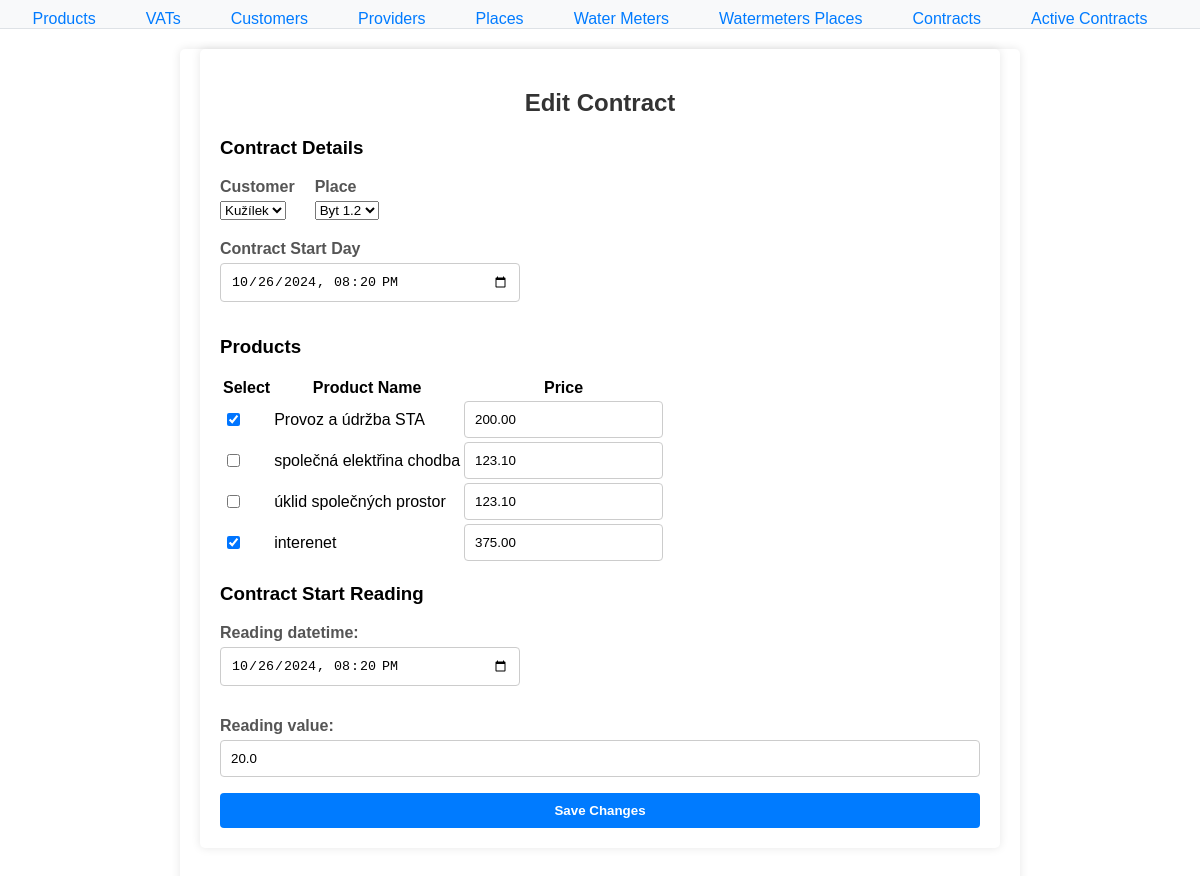
Screenshot of /water/contracts/edit/10/ with the database file from the repository.
### water/models.py (models this page shows, shortened)
class Customer(models.Model):
    customer_id = models.AutoField(primary_key=True)
    first_name = models.CharField(max_length=100)
    family_name = models.CharField(max_length=100)
    street = models.CharField(max_length=100)
    street_no = models.CharField(max_length=10)
    city = models.CharField(max_length=100)
    zip = models.CharField(max_length=20)
    email = models.EmailField(unique=True)  # Ensure email is unique
    phone = models.CharField(max_length=20)
    class Meta:
        db_table = 'Customers'  # Specify the existing table name
    def __str__(self):
        return self.family_name  # Display family name in dropdown

class WatermetersPlaces(models.Model):
    watermeters_places_id = models.AutoField(primary_key=True)
    watermeter = models.OneToOneField(Watermeter, on_delete=models.CASCADE)  # One-to-One relationship
    place = models.OneToOneField(Place, on_delete=models.CASCADE)
    class Meta:
        db_table = 'Watermeters_Places'  # Specify the existing table name
        unique_together = (('watermeter', 'place'),)  # Ensure the Watermeter-Place combination is unique
    def __str__(self):
        return str(self.place)  # Display place name in dropdown

class Contract(models.Model):
    contract_id = models.AutoField(primary_key=True)
    customer = models.ForeignKey(Customer, on_delete=PROTECT)  # Prevent deletion of a customer if it's connected to a contract
    watermeters_places = models.ForeignKey(WatermetersPlaces, on_delete=PROTECT)  # Prevent deletion of a watermeter if it's connected to a contract
    provider = models.ForeignKey('Provider', on_delete=PROTECT, null=True, blank=True) # Add ForeignKey to Provider
    contract_start_day = models.DateTimeField()
    contract_end_day = models.DateTimeField(blank=True, null=True)
    class Meta:
        db_table = 'Contracts'  # Specify the existing table name

class Product(models.Model):
    product_id = models.AutoField(primary_key=True)
    description = models.CharField(max_length=255)
    price = models.DecimalField(max_digits=10, decimal_places=2)  # Add the price field
    vat = models.ForeignKey('VAT', on_delete=PROTECT)  # ForeignKey to VAT
    contracts = models.ManyToManyField('Contract', through='ProductContract')
    class Meta:
        db_table = 'Products'

class WaterConsumption(models.Model):
    water_consumption_id = models.AutoField(primary_key=True)
    contract = models.ForeignKey(Contract, on_delete=models.CASCADE)  # ForeignKey to Contract
    reading_datetime = models.DateTimeField()
    reading_value = models.FloatField()
    flag = models.CharField(max_length=10, choices=[('start', 'start'), ('end', 'end'), ('pending', 'pending')])
    class Meta:
        db_table = 'Water_Consumptions'  # Specify the existing table name
        unique_together = (('contract', 'reading_datetime'),)  # Ensure unique combination of contract and reading_datetime

### water/views.py (the view)
# urls.py: path('contracts/edit/<int:contract_id>/', views.edit_contract, name='edit_contract'),
def edit_contract(request, contract_id):
    contract = get_object_or_404(Contract, pk=contract_id)
    water_consumption = WaterConsumption.objects.filter(contract=contract).first()  # Fetch the associated water consumption
    product_contracts = ProductContract.objects.filter(contract=contract)
    if request.method == 'POST':
        contract_form = ContractForm(request.POST, instance=contract)
        water_consumption_form = WaterConsumptionForm(request.POST, instance=water_consumption)
        if contract_form.is_valid() and water_consumption_form.is_valid():
            contract = contract_form.save(commit=False)
            contract.save()
            water_consumption = water_consumption_form.save(commit=False)
            water_consumption.contract = contract
            water_consumption.save()
            selected_products = contract_form.cleaned_data['products']
            ProductContract.objects.filter(contract=contract).delete()  # Clear old product entries
            for product in selected_products:
                price_field_name = f'price_{product.product_id}'
                individual_price = contract_form.cleaned_data.get(price_field_name)
                ProductContract.objects.create(
                    product=product,
                    contract=contract,
                    individual_price=individual_price
                )
            return redirect('contract_list')  # Redirect after successful save
        else:
            selected_products = request.POST.getlist('products')  # Preserve selected products on error
    else:
        contract_form = ContractForm(instance=contract)
        water_consumption_form = WaterConsumptionForm(instance=water_consumption)
        selected_products = product_contracts.values_list('product_id', flat=True)
        for product_contract in product_contracts:
            price_field_name = f'price_{product_contract.product.product_id}'
            contract_form.fields[price_field_name].initial = product_contract.individual_price
    product_price_fields = get_product_price_fields(contract_form)
    return render(request, 'water/contract_edit.html', {
        'contract_form': contract_form,
        'water_consumption_form': water_consumption_form,
        'product_price_fields': product_price_fields,
        'selected_products': selected_products,  # Pass selected products to prefill
    })

### water/forms.py
class WaterConsumptionForm(forms.ModelForm):
    class Meta:
        model = WaterConsumption
        fields = ['reading_datetime', 'reading_value']
        widgets = {
            'reading_datetime': forms.DateTimeInput(attrs={'type': 'datetime-local'}),
        }
    def __init__(self, *args, **kwargs):
        super().__init__(*args, **kwargs)
        self.fields['reading_datetime'].initial = timezone.now()

### water/models.py (called while the page is built)
    def __str__(self):
        return self.place_name

### water/views.py (called while the page is built)
def get_product_price_fields(contract_form):
    product_price_fields = []
    for product in Product.objects.all():
        price_field_name = f'price_{product.product_id}'
        price_field = contract_form[price_field_name]
        product_price_fields.append((product, price_field))
    return product_price_fields

### water/templates/water/contract_edit.html (shortened to what this page needs)
{% extends "water/base.html" %}
{% block content %}
<div class="content-container">
    <h2>Edit Contract</h2>
    <form method="POST">
        <h3>Contract Details</h3>
        <div style="display: flex; gap: 20px; align-items: flex-start;">
            <div>
                <label for="id_customer">Customer</label>
                {{ contract_form.customer }}
            </div>
            <div>
                <label for="id_watermeters_places">Place</label>
                {{ contract_form.watermeters_places }}
            </div>
        </div>
        <div style="margin-top: 20px;">
            <label for="id_contract_start_day">Contract Start Day</label>
            {{ contract_form.contract_start_day }}
        </div>
        <h3>Products</h3>
        <table>
            <thead>
                <tr>
                    <th>Select</th>
                    <th>Product Name</th>
                    <th>Price</th>
                </tr>
            </thead>
            <tbody>
                {% for product, price_field in product_price_fields %}
                <tr>
                    <td>
                        <input type="checkbox" name="products" value="{{ product.product_id }}"
                               {% if product.product_id in selected_products %}checked{% endif %}>
                    </td>
                    <td>{{ product.description }}</td>
                    <td>{{ price_field }}</td>
                </tr>
                {% endfor %}
            </tbody>
        </table>
        <h3>Contract Start Reading</h3>
        {{ water_consumption_form.as_p }}
        <button type="submit">Save Changes</button>
    </form>
</div>
{% endblock %}

### water/static/styles.css (style rules this page uses)
body { font-family: Arial, sans-serif; margin: 0; padding: 0; }
input[type="datetime-local"] { padding: 5px; width: 100%; max-width: 300px; margin-bottom: 15px; }
label { display: block; margin-bottom: 5px; }
input[type="text"], input[type="number"], input[type="datetime-local"] { width: 100%; padding: 8px; border: 1px solid #ccc; border-radius: 4px; box-sizing: border-box; }
button { background-color: #007BFF; color: white; padding: 10px 15px; border: none; border-radius: 5px; cursor: pointer; transition: background-color 0.3s; }
.content-container { max-width: 800px; margin: 20px auto; padding: 20px; background-color: #fff; border-radius: 5px; box-shadow: 0 0 10px rgba(0, 0, 0, 0.1); }
label { display: block; margin-bottom: 5px; font-weight: bold; }
input[type="text"], input[type="number"], input[type="datetime-local"] { width: 100%; padding: 10px; border: 1px solid #ccc; border-radius: 4px; box-sizing: border-box; }
button { width: 100%; padding: 10px; border: none; border-radius: 5px; cursor: pointer; transition: background-color 0.3s; background-color: #007BFF; color: white; }
.content-container { margin: 20px auto; padding: 20px; border-radius: 5px; box-shadow: 0 2px 10px rgba(0, 0, 0, 0.1); background-color: #f9f9f9; max-width: 600px; }
h2 { margin-bottom: 20px; color: #333; text-align: center; }
label { display: block; margin-bottom: 5px; font-weight: bold; color: #555; }
input[type="text"], input[type="number"], input[type="email"], input[type="tel"] { width: 100%; padding: 10px; border: 1px solid #ccc; border-radius: 4px; box-sizing: border-box; }
button { width: 100%; padding: 10px; border: none; border-radius: 4px; cursor: pointer; background-color: #007bff; color: white; font-weight: bold; }

### rows the page displays
Customer: customer "Kužílek"
WatermetersPlaces: watermeters_places "Byt 1.2"
Contract: contract_start_day "10/26/2024 20:20"
Product: product_id "☑", description "Provoz a údržba STA", price_field "200.00"
Product: description "společná elektřina chodba", price_field "123.10"
Product: description "úklid společných prostor", price_field "123.10"
Product: product_id "☑", description "interenet", price_field "375.00"
WaterConsumption: reading_datetime "10/26/2024 20:20", reading_value "20.0"
